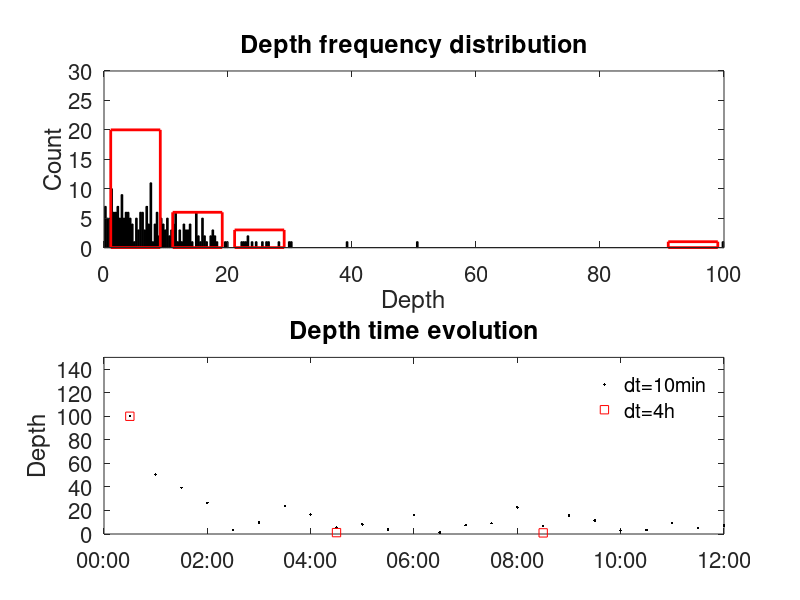
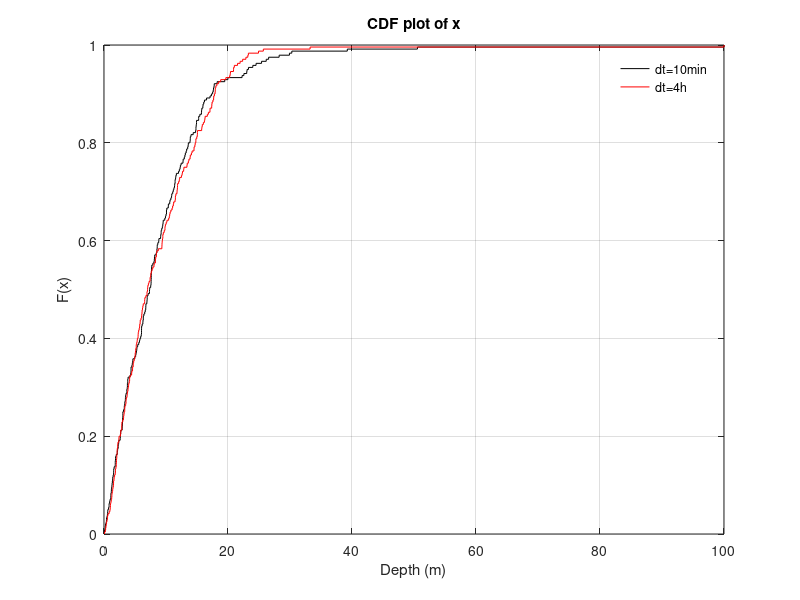

Source code (MATLAB) for these figures, in order:
% OU returns a value following an Ornstein-Uhlenbeck stochastic process.
%
% http://planetmath.org/encyclopedia/OrnsteinUhlenbeckProcess.html
%
% MapsF 2011


% Test the independence of the O-U process to the value of the timestep.


%--- Initialization

damp = 5e-4;          % Rate of mean reversion

sigma = 0.1;          % Volatility or average magnitude of the random fluctuations

mu = 5;              % Long-term mean of the process

dt = [1800 14400];    % Time-steps

tmax = 5*86400/dt(1); % # of timesteps

var = nan(tmax,2);    % Variable; here ~ depth

var(1,:) = 100;

bottom = 300;


%--- Computation

for t = 2:tmax

    M  = mu+(var(t-1,:)-mu).*exp(-damp.*dt);

    SD = sqrt( (0.5*sigma/damp)*(1-exp(-2*damp.*dt)) );

    dummy(t,:) = M + SD.*randn(1,2);

    % correct for negative values = above surface!
    var(t,:) = max(0.001, bottom-abs(bottom-abs(dummy(t,:))) );

end


%--- Plot

figure


subplot(2,1,1)

[n,xn] = hist(var(:,1),300);

bar(xn,n,'edgecolor','k','facecolor','k')

axis([0 100 0 30])

hold on

[n,xn] = hist(var(1:end/dt(2)*dt(1),2),10);

bar(xn,n,'edgecolor','r','facecolor','none','linewidth',2)

set(gca,'fontsize',16)

title('Depth frequency distribution','fontsize',18)

xlabel('Depth')

ylabel('Count')


subplot(2,1,2)

plot([1:tmax]*dt(1)/86400,var(:,1),'k.')

axis([0 0.1*tmax*dt(1)/86400 0 150])

hold on

plot([1:dt(2)/dt(1):tmax]*dt(1)/86400,var(1:end/dt(2)*dt(1),2),'rs')

set(gca,'fontsize',16)

title('Depth time evolution','fontsize',18)

%xlabel('Time-step')

datetick('x','HH:MM','keeplimits')

ylabel('Depth')

legend('dt=10min','dt=4h')

legend('boxoff')

%print('-depsc2','-tiff','-painters','Fig_OU_test01.eps')


figure

[h,stats] = cdfplot(var(:,1))

set(h,'color','k')

hold on

[h,stats] = cdfplot(var(:,2))

set(h,'color','r')

xlabel('Depth (m)')

legend('dt=10min','dt=4h')

legend('boxoff')

%print('-depsc2','-tiff','-painters','Fig_OU_test02.eps')
